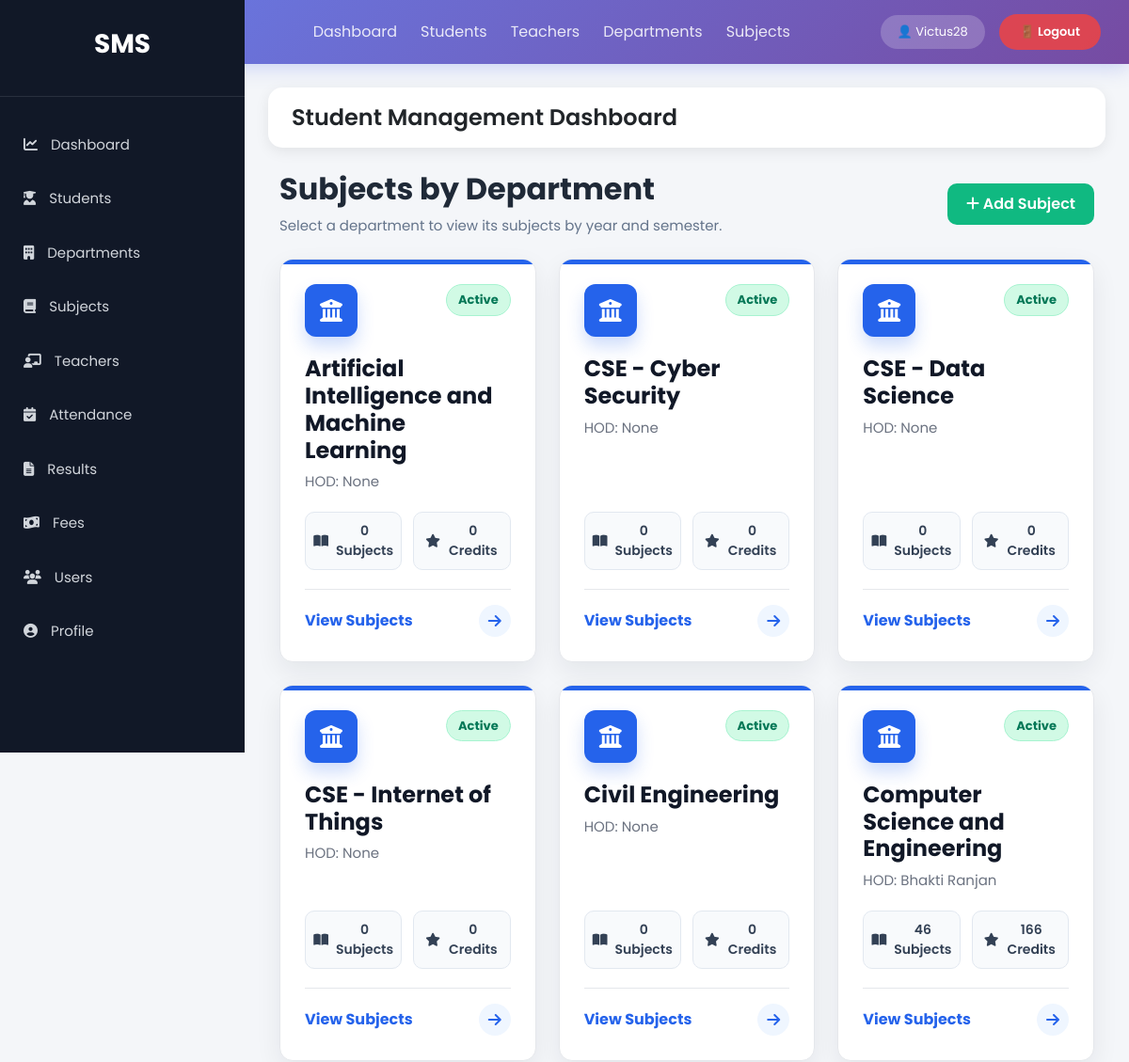
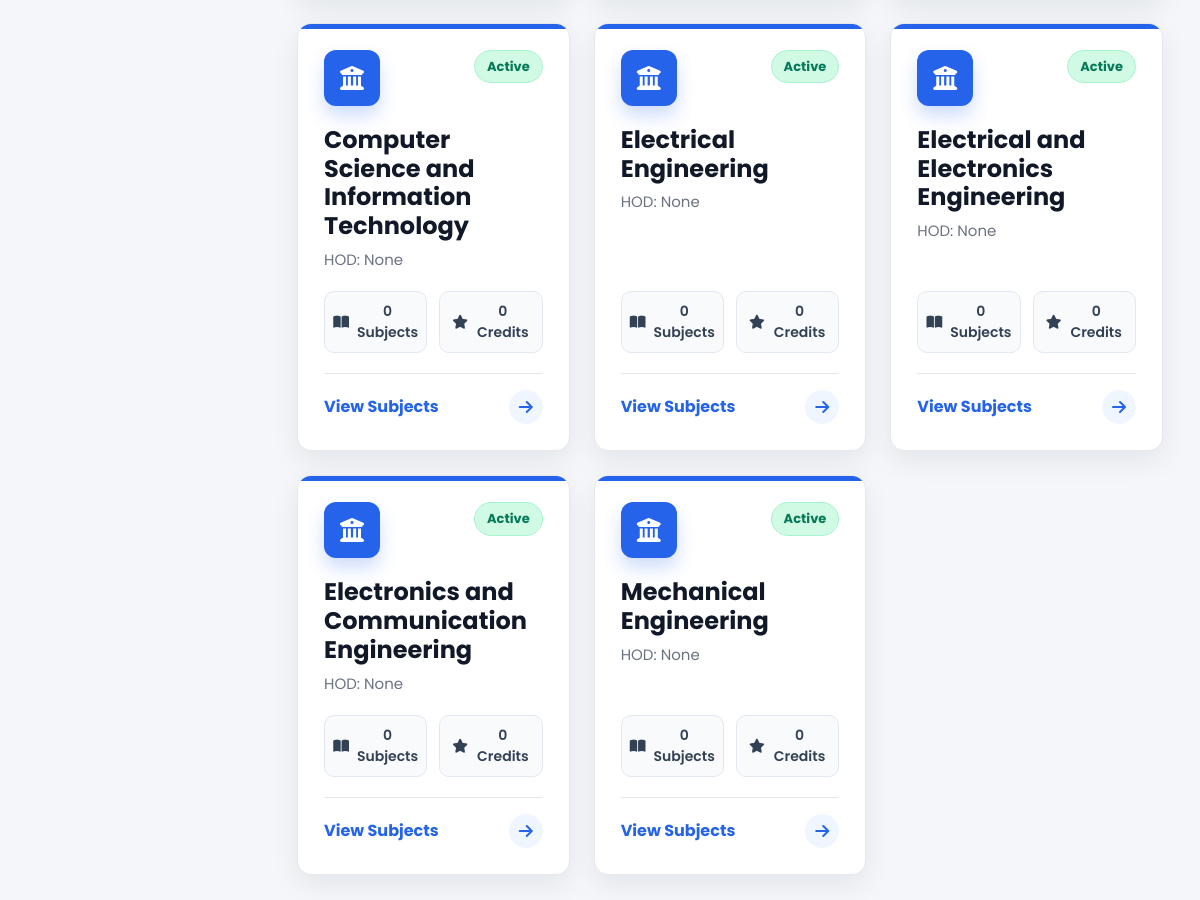
/subjects/ (signed in), run on the app's committed database (2 pictures, top to bottom).
### StudentManage_app/models.py (models this page shows, shortened)
class Department(models.Model):
    name = models.CharField(max_length=100)
    hod = models.ForeignKey(
        'Teacher',  # Use string reference to avoid circular import
        on_delete=models.SET_NULL,  # Keep department if teacher is deleted
        null=True,
        blank=True,
        related_name='headed_departments'  # Access from Teacher side
    )

class Teacher(models.Model):
    teacher_id = models.CharField(max_length=20, unique=True,null=True,blank=True)
    name = models.CharField(max_length=100)
    email = models.EmailField(unique=True)
    phone = models.CharField(max_length=15)
    qualification = models.CharField(max_length=100, null=True, blank=True)
    experience = models.IntegerField(default=0)
    department = models.ForeignKey(Department, on_delete=models.CASCADE)
    joining_date = models.DateField(null=True, blank=True)
    status = models.BooleanField(default=True)
    created_at = models.DateTimeField(null=True, blank=True)
    password_hash = models.CharField(max_length=128, blank=True, null=True)
    is_teacher_admin = models.BooleanField(default=False, help_text="Can manage other teachers")
    def __str__(self):
        return self.name

### StudentManage_app/views.py (the view)
# urls.py: path('subjects/', views.subject_list, name='subject_list'),
@login_required
def subject_list(request):
    departments = Department.objects.annotate(
        subject_count=Count('subjects'),
        total_credits=Sum('subjects__credits'),
    ).order_by('name')
    context = {'departments': departments}
    return render(request, 'StudentManage_app/sub/subject_list.html', context)

### StudentManage_app/templates/StudentManage_app/sub/subject_list.html (shortened to what this page needs)
{% extends 'base.html' %}
{% block content %}
<div class="container-fluid">
    <div class="subject-page-toolbar d-flex justify-content-between align-items-center mb-4">
        <div>
            <h1 class="page-title">
                Subjects by Department
            </h1>
            <p class="page-subtitle">
                Select a department to view its subjects by year and semester.
            </p>
        </div>
        <a href="{% url 'subject_create' %}"
           class="btn btn-add text-white">
            <i class="fas fa-plus"></i>
            Add Subject
        </a>
    </div>
    <div class="row g-4">
        {% for department in departments %}
        <div class="col-xl-4 col-lg-4 col-md-6">
            <a href="{% url 'subject_department_list' department.id %}"
               class="card department-subject-card h-100">
                <div class="department-card-top">
                    <div class="department-subject-icon">
                        <i class="fas fa-building-columns"></i>
                    </div>
                    <span class="department-status">
                        Active
                    </span>
                </div>
                <div>
                    <h4>
                        {{ department.name }}
                    </h4>
                    <p class="department-hod">
                        HOD: {{ department.hod }}
                    </p>
                </div>
                <div class="department-subject-meta">
                    <span>
                        <i class="fas fa-book-open"></i>
                        {{ department.subject_count }} Subjects
                    </span>
                    <span>
                        <i class="fas fa-star"></i>
                        {{ department.total_credits|default:0 }} Credits
                    </span>
                </div>
                <div class="department-subject-action">
                    <span>View Subjects</span>
                    <i class="fas fa-arrow-right"></i>
                </div>
            </a>
        </div>
        {% endfor %}
    </div>
</div>
{% endblock %}

### StudentManage_app/templates/base.html (shortened to what this page needs)
<!DOCTYPE html>
<html lang="en">
<head>
<link href="https://cdn.jsdelivr.net/npm/bootstrap@5.3.3/dist/css/bootstrap.min.css" rel="stylesheet">
<link href="https://cdnjs.cloudflare.com/ajax/libs/font-awesome/6.5.1/css/all.min.css" rel="stylesheet">
<link rel="stylesheet" href="/static/css/style.css?v=5">
</head>
<body>
<nav style="
    background: linear-gradient(135deg, #667eea 0%, #764ba2 100%);
    padding: 15px 30px;
    display: flex;
    justify-content: space-between;
    align-items: center;
    color: white;
    box-shadow: 0 4px 20px rgba(102, 126, 234, 0.3);
">
    <div style="font-size: 20px; font-weight: 700;">
    </div>
    <div style="display: flex; gap: 25px; align-items: center;">
        <a href="{% url 'dashboard' %}" style="color: rgba(255,255,255,0.85); text-decoration: none;">Dashboard</a>
        <a href="{% url 'student_list' %}" style="color: rgba(255,255,255,0.85); text-decoration: none;">Students</a>
        <a href="{% url 'teacher_list' %}" style="color: rgba(255,255,255,0.85); text-decoration: none;">Teachers</a>
        <a href="{% url 'department_list' %}" style="color: rgba(255,255,255,0.85); text-decoration: none;">Departments</a>
        <a href="{% url 'subject_list' %}" style="color: rgba(255,255,255,0.85); text-decoration: none;">Subjects</a>
    </div>
    {% if user.is_authenticated %}
    <div style="display: flex; align-items: center; gap: 15px;">
        <span style="background: rgba(255,255,255,0.2); padding: 8px 18px; border-radius: 25px; font-size: 13px;">
            👤 {{ user.username }}
        </span>
        <form method="post" action="{% url 'login' %}" style="display: inline; margin: 0;">
            <button type="submit" style="
                background: rgba(239, 68, 68, 0.85);
                color: white;
                border: none;
                padding: 9px 22px;
                border-radius: 25px;
                font-size: 13px;
                font-weight: 600;
                cursor: pointer;
                transition: all 0.3s;
            " onmouseover="this.style.background='rgba(239, 68, 68, 1)'"
            onmouseout="this.style.background='rgba(239, 68, 68, 0.85)'">
                🚪 Logout
            </button>
        </form>
    </div>
    {% endif %}
</nav>
<div class="wrapper">
    <aside class="sidebar">
        <div class="logo">
            <h3>SMS</h3>
        </div>
        <ul>
<li>
<a href="{% url 'dashboard' %}">
<i class="fas fa-chart-line"></i>
Dashboard
</a>
</li>
<li>
<a href="{% url 'student_list' %}">
<i class="fas fa-user-graduate"></i>
Students
</a>
</li>
<li>
<a href="{% url 'department_list' %}">
<i class="fas fa-building"></i>
Departments
</a>
</li>
<li>
<a href="{% url 'subject_list' %}">
<i class="fas fa-book"></i>
Subjects
</a>
</li>
<li>
<a href="{% url 'teacher_list' %}">
<i class="fas fa-chalkboard-teacher"></i>
Teachers
</a>
</li>
<li>
    <a href="{% url 'attendance_dashboard' %}">
        <i class="fas fa-calendar-check"></i>
        Attendance
    </a>
</li>
<li>
    <a href="{% url 'result_list' %}">
        <i class="fas fa-file-alt"></i>
        Results
    </a>
</li>
<li>
<a href="{% url 'fee_list' %}">
<i class="fas fa-money-bill-wave"></i>
Fees
</a>
</li>
<li>
<a href="{% url 'user_list' %}">
<i class="fas fa-users"></i>
Users
</a>
</li>
<li>
<a href="{% url 'profile' %}">
<i class="fas fa-user-circle"></i>
Profile
</a>
</li>
</ul>
</aside>
    <main class="content">
        <div class="topbar">
            <h4>Student Management Dashboard</h4>
        </div>
        {% block content %}
        {% endblock %}
    </main>
</div>
</body>
</html>

### StudentManage_app/static/css/style.css (style rules this page uses)
* { margin:0; padding:0; box-sizing:border-box; font-family:'Poppins',sans-serif; }
body { background:#f4f7fc; }
.wrapper { display:flex; min-height:100vh; }
.sidebar { width:260px; background:#111827; min-height:100vh; color:white; position:fixed; left:0; top:0; overflow:auto; }
.logo { text-align:center; padding:30px; border-bottom:1px solid rgba(255,255,255,.1); }
.logo h3 { font-size:28px; font-weight:700; color:white; }
.sidebar ul { list-style:none; padding:20px 0; }
.sidebar ul li { margin:5px 0; }
.sidebar ul li a { display:block; padding:15px 25px; color:#d1d5db; text-decoration:none; transition:.3s; font-size:15px; }
.sidebar ul li a i { margin-right:10px; }
.content { margin-left:260px; width:100%; padding:25px; }
.topbar { background:white; padding:18px 25px; border-radius:15px; box-shadow:0 4px 15px rgba(0,0,0,.08); margin-bottom:25px; }
.topbar h4 { margin:0; font-weight:600; }
.card { border:none; border-radius:18px; box-shadow:0 5px 20px rgba(0,0,0,.08); }
.btn { border-radius:10px; }
.card { border-radius:15px; }
body { background:#f4f6f9; }
.page-title { font-size:32px; font-weight:700; color:#1f2937; }
.btn-add { background:#10b981; border:none; padding:10px 20px; border-radius:10px; font-weight:600; }
.page-subtitle { color:#64748b; margin:6px 0 0; font-size:15px; }
.subject-page-toolbar { gap:18px; }
.department-subject-card.card, .department-subject-card { display:flex; flex-direction:column; min-height:260px; gap:20px; padding:26px; background:#ffffff; color:#111827 !important; text-decoration:none !important; border:1px solid #e5e7eb; border-radius:14px; box-shadow:0 10px 28px rgba(15,23,42,.07); overflow:hidden; position:relative; transition:transform .25s ease, box-shadow .25s ease, border-color .25s ease; }
.department-subject-card.card::before, .department-subject-card::before { content:""; position:absolute; inset:0 0 auto; height:5px; background:#2563eb; }
.department-card-top { display:flex; justify-content:space-between; align-items:flex-start; }
.department-subject-icon { width:56px; height:56px; display:flex; align-items:center; justify-content:center; color:white; background:#2563eb; border-radius:12px; font-size:24px; box-shadow:0 10px 18px rgba(37,99,235,.22); }
.department-status { display:inline-flex; align-items:center; justify-content:center; color:#047857; background:#d1fae5; border:1px solid #a7f3d0; border-radius:999px; padding:6px 12px; font-size:13px; font-weight:700; }
.department-subject-card h4 { color:#111827; font-size:24px; font-weight:700; margin-bottom:8px; line-height:1.2; }
.department-subject-card .department-hod { color:#6b7280; margin:0; font-size:15px; }
.department-subject-meta { display:grid; grid-template-columns:repeat(2, minmax(0, 1fr)); gap:12px; margin-top:auto; }
.department-subject-meta span { display:inline-flex; align-items:center; justify-content:center; gap:8px; min-height:44px; background:#f8fafc; color:#334155 !important; padding:9px 12px; border:1px solid #e2e8f0; border-radius:10px; font-size:14px; font-weight:600; text-align:center; }
.department-subject-action { display:flex; justify-content:space-between; align-items:center; color:#2563eb !important; font-weight:700; padding-top:16px; border-top:1px solid #e5e7eb; }
.department-subject-action i { width:34px; height:34px; display:inline-flex; align-items:center; justify-content:center; background:#eff6ff; border-radius:50%; transition:.25s ease; }

### data on the page
Department: name "Artificial Intelligence and Machine Learning", hod "None", subject_count "0", total_credits "0"
Department: name "CSE - Cyber Security", hod "None", subject_count "0", total_credits "0"
Department: name "CSE - Data Science", hod "None", subject_count "0", total_credits "0"
Department: name "CSE - Internet of Things", hod "None", subject_count "0", total_credits "0"
Department: name "Civil Engineering", hod "None", subject_count "0", total_credits "0"
Department: name "Computer Science and Engineering", hod "Bhakti Ranjan", subject_count "46", total_credits "166"
Department: name "Computer Science and Information Technology", hod "None", subject_count "0", total_credits "0"
Department: name "Electrical Engineering", hod "None", subject_count "0", total_credits "0"
Department: name "Electrical and Electronics Engineering", hod "None", subject_count "0", total_credits "0"
Department: name "Electronics and Communication Engineering", hod "None", subject_count "0", total_credits "0"
Department: name "Mechanical Engineering", hod "None", subject_count "0", total_credits "0"

### other printed values
{{ user.username }} "Victus28"
